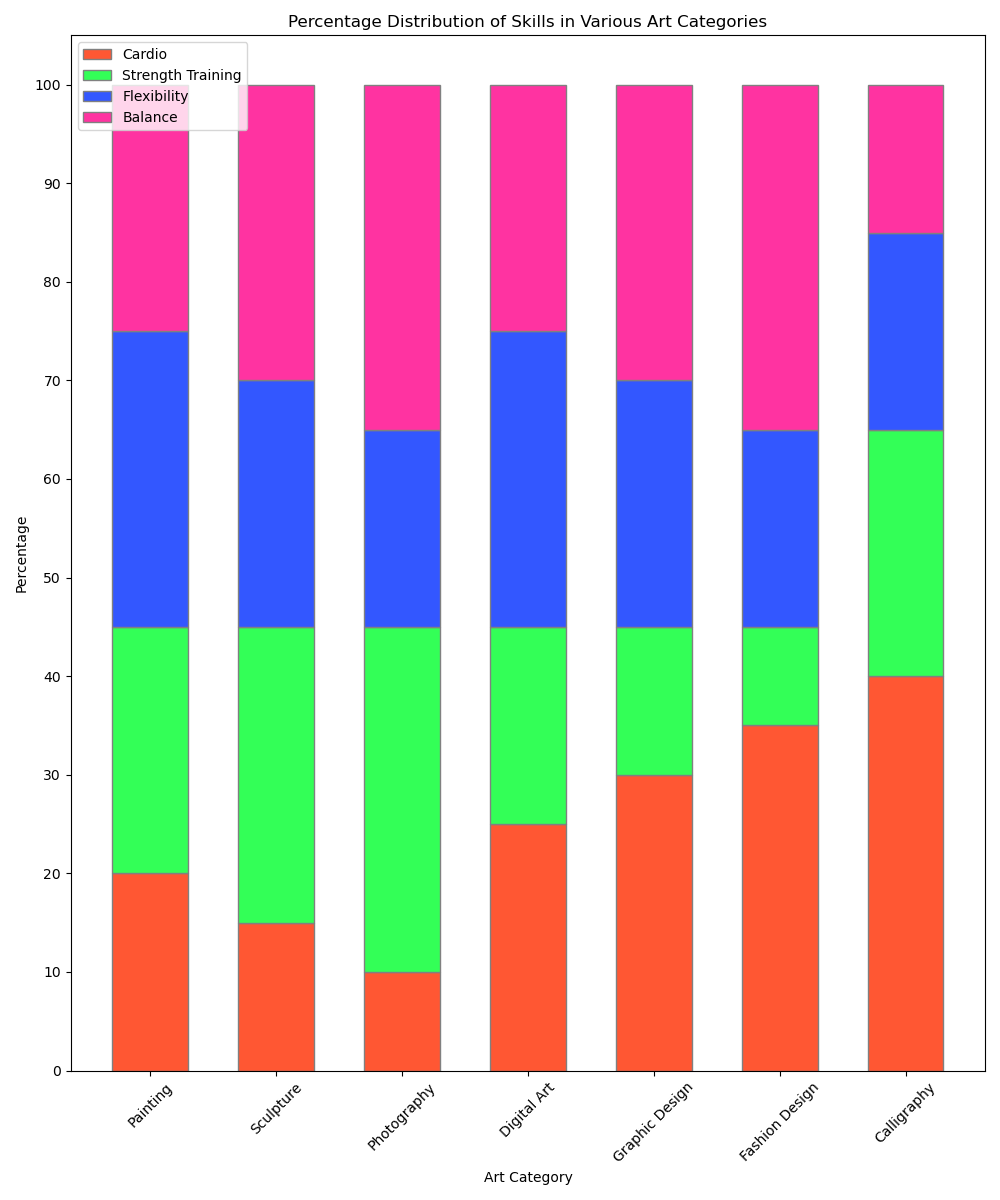

Write Python code to recreate this figure.

import matplotlib.pyplot as plt
import numpy as np

# Data
categories = ['Painting', 'Sculpture', 'Photography', 'Digital Art', 'Graphic Design', 'Fashion Design', 'Calligraphy']
cardio = [20, 15, 10, 25, 30, 35, 40]
strength_training = [25, 30, 35, 20, 15, 10, 25]
flexibility = [30, 25, 20, 30, 25, 20, 20]
balance = [25, 30, 35, 25, 30, 35, 15]

# Define bar width and positions
bar_width = 0.6
r = np.arange(len(categories))

# Create the percentage stacked bar chart
fig, ax = plt.subplots(figsize=(10, 12))

# Plot each type of workout
p1 = plt.bar(r, cardio, color='#FF5733', edgecolor='grey', width=bar_width)
p2 = plt.bar(r, strength_training, bottom=cardio, color='#33FF57', edgecolor='grey', width=bar_width)
p3 = plt.bar(r, flexibility, bottom=np.add(cardio, strength_training), color='#3357FF', edgecolor='grey', width=bar_width)
p4 = plt.bar(r, balance, bottom=np.add(cardio, np.add(strength_training, flexibility)), color='#FF33A1', edgecolor='grey', width=bar_width)

# Add labels
plt.xlabel('Art Category')
plt.ylabel('Percentage')
plt.title('Percentage Distribution of Skills in Various Art Categories')
plt.xticks(r, categories, rotation=45)
plt.yticks(np.arange(0, 101, 10))

# Add legend
plt.legend((p1[0], p2[0], p3[0], p4[0]), ('Cardio', 'Strength Training', 'Flexibility', 'Balance'), loc='upper left')

# Show plot
plt.tight_layout()
plt.show()
